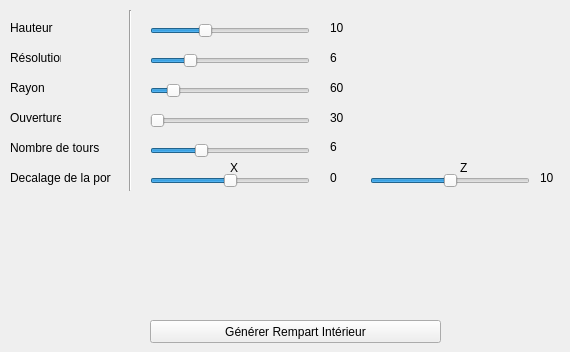
      <widget class="QWidget" name="shapes_rampart_int_tab">
       <attribute name="title">
        <string>Rempart interieur</string>
       </attribute>
       <widget class="QLabel" name="label">
        <property name="geometry">
         <rect>
          <x>10</x>
          <y>20</y>
          <width>51</width>
          <height>16</height>
         </rect>
        </property>
        <property name="text">
         <string>Hauteur</string>
        </property>
       </widget>
       <widget class="QLabel" name="label_2">
        <property name="geometry">
         <rect>
          <x>10</x>
          <y>50</y>
          <width>51</width>
          <height>16</height>
         </rect>
        </property>
        <property name="text">
         <string>Résolution</string>
        </property>
       </widget>
       <widget class="QLabel" name="label_3">
        <property name="geometry">
         <rect>
          <x>10</x>
          <y>80</y>
          <width>51</width>
          <height>16</height>
         </rect>
        </property>
        <property name="text">
         <string>Rayon</string>
        </property>
       </widget>
       <widget class="QLabel" name="label_4">
        <property name="geometry">
         <rect>
          <x>10</x>
          <y>110</y>
          <width>51</width>
          <height>16</height>
         </rect>
        </property>
        <property name="text">
         <string>Ouverture</string>
        </property>
       </widget>
       <widget class="QLabel" name="label_5">
        <property name="geometry">
         <rect>
          <x>10</x>
          <y>140</y>
          <width>101</width>
          <height>16</height>
         </rect>
        </property>
        <property name="text">
         <string>Nombre de tours</string>
        </property>
       </widget>
       <widget class="QLabel" name="label_6">
        <property name="geometry">
         <rect>
          <x>10</x>
          <y>170</y>
          <width>101</width>
          <height>16</height>
         </rect>
        </property>
        <property name="text">
         <string>Decalage de la porte</string>
        </property>
       </widget>
       <widget class="Line" name="line_4">
        <property name="geometry">
         <rect>
          <x>120</x>
          <y>10</y>
          <width>20</width>
          <height>181</height>
         </rect>
        </property>
        <property name="orientation">
         <enum>Qt::Vertical</enum>
        </property>
       </widget>
       <widget class="QSlider" name="ri_hauteur">
        <property name="geometry">
         <rect>
          <x>150</x>
          <y>20</y>
          <width>160</width>
          <height>22</height>
         </rect>
        </property>
        <property name="minimum">
         <number>5</number>
        </property>
        <property name="maximum">
         <number>20</number>
        </property>
        <property name="sliderPosition">
         <number>10</number>
        </property>
        <property name="orientation">
         <enum>Qt::Horizontal</enum>
        </property>
       </widget>
       <widget class="QSlider" name="ri_resolution">
        <property name="geometry">
         <rect>
          <x>150</x>
          <y>50</y>
          <width>160</width>
          <height>22</height>
         </rect>
        </property>
        <property name="minimum">
         <number>3</number>
        </property>
        <property name="maximum">
         <number>16</number>
        </property>
        <property name="value">
         <number>6</number>
        </property>
        <property name="orientation">
         <enum>Qt::Horizontal</enum>
        </property>
       </widget>
       <widget class="QSlider" name="ri_rayon">
        <property name="geometry">
         <rect>
          <x>150</x>
          <y>80</y>
          <width>160</width>
          <height>22</height>
         </rect>
        </property>
        <property name="minimum">
         <number>50</number>
        </property>
        <property name="maximum">
         <number>140</number>
        </property>
        <property name="value">
         <number>60</number>
        </property>
        <property name="orientation">
         <enum>Qt::Horizontal</enum>
        </property>
       </widget>
       <widget class="QSlider" name="ri_ouverture">
        <property name="geometry">
         <rect>
          <x>150</x>
          <y>110</y>
          <width>160</width>
          <height>22</height>
         </rect>
        </property>
        <property name="minimum">
         <number>30</number>
        </property>
        <property name="maximum">
         <number>120</number>
        </property>
        <property name="orientation">
         <enum>Qt::Horizontal</enum>
        </property>
       </widget>
       <widget class="QSlider" name="ri_tours">
        <property name="geometry">
         <rect>
          <x>150</x>
          <y>140</y>
          <width>160</width>
          <height>22</height>
         </rect>
        </property>
        <property name="maximum">
         <number>20</number>
        </property>
        <property name="value">
         <number>6</number>
        </property>
        <property name="orientation">
         <enum>Qt::Horizontal</enum>
        </property>
       </widget>
       <widget class="QSlider" name="ri_decalageX">
        <property name="geometry">
         <rect>
          <x>150</x>
          <y>170</y>
          <width>160</width>
          <height>22</height>
         </rect>
        </property>
        <property name="minimum">
         <number>-20</number>
        </property>
        <property name="maximum">
         <number>20</number>
        </property>
        <property name="orientation">
         <enum>Qt::Horizontal</enum>
        </property>
       </widget>
       <widget class="QSlider" name="ri_decalageZ">
        <property name="geometry">
         <rect>
          <x>370</x>
          <y>170</y>
          <width>160</width>
          <height>22</height>
         </rect>
        </property>
        <property name="minimum">
         <number>-20</number>
        </property>
        <property name="maximum">
         <number>20</number>
        </property>
        <property name="orientation">
         <enum>Qt::Horizontal</enum>
        </property>
       </widget>
       <widget class="QLabel" name="label_28">
        <property name="geometry">
         <rect>
          <x>230</x>
          <y>160</y>
          <width>16</width>
          <height>16</height>
         </rect>
        </property>
        <property name="text">
         <string>X</string>
        </property>
       </widget>
       <widget class="QLabel" name="label_29">
        <property name="geometry">
         <rect>
          <x>460</x>
          <y>160</y>
          <width>16</width>
          <height>16</height>
         </rect>
        </property>
        <property name="text">
         <string>Z</string>
        </property>
       </widget>
       <widget class="QLabel" name="label_46">
        <property name="geometry">
         <rect>
          <x>330</x>
          <y>20</y>
          <width>51</width>
          <height>16</height>
         </rect>
        </property>
        <property name="text">
         <string>&lt;html&gt;&lt;head/&gt;&lt;body&gt;&lt;p&gt;10&lt;/p&gt;&lt;/body&gt;&lt;/html&gt;</string>
        </property>
       </widget>
       <widget class="QLabel" name="label_47">
        <property name="geometry">
         <rect>
          <x>330</x>
          <y>50</y>
          <width>51</width>
          <height>16</height>
         </rect>
        </property>
        <property name="text">
         <string>&lt;html&gt;&lt;head/&gt;&lt;body&gt;&lt;p&gt;6&lt;/p&gt;&lt;/body&gt;&lt;/html&gt;</string>
        </property>
       </widget>
       <widget class="QLabel" name="label_48">
        <property name="geometry">
         <rect>
          <x>330</x>
          <y>80</y>
          <width>51</width>
          <height>16</height>
         </rect>
        </property>
        <property name="text">
         <string>60</string>
        </property>
       </widget>
       <widget class="QLabel" name="label_49">
        <property name="geometry">
         <rect>
          <x>330</x>
          <y>110</y>
          <width>51</width>
          <height>16</height>
         </rect>
        </property>
        <property name="text">
         <string>30</string>
        </property>
       </widget>
       <widget class="QLabel" name="label_50">
        <property name="geometry">
         <rect>
          <x>330</x>
          <y>140</y>
          <width>51</width>
          <height>16</height>
         </rect>
        </property>
        <property name="text">
         <string>&lt;html&gt;&lt;head/&gt;&lt;body&gt;&lt;p&gt;6&lt;br/&gt;&lt;/p&gt;&lt;/body&gt;&lt;/html&gt;</string>
        </property>
       </widget>
       <widget class="QLabel" name="label_51">
        <property name="geometry">
         <rect>
          <x>330</x>
          <y>170</y>
          <width>21</width>
          <height>16</height>
         </rect>
        </property>
        <property name="text">
         <string>&lt;html&gt;&lt;head/&gt;&lt;body&gt;&lt;p&gt;0&lt;/p&gt;&lt;/body&gt;&lt;/html&gt;</string>
        </property>
       </widget>
       <widget class="QLabel" name="label_52">
        <property name="geometry">
         <rect>
          <x>540</x>
          <y>170</y>
          <width>21</width>
          <height>16</height>
         </rect>
        </property>
        <property name="text">
         <string>&lt;html&gt;&lt;head/&gt;&lt;body&gt;&lt;p&gt;10&lt;/p&gt;&lt;/body&gt;&lt;/html&gt;</string>
        </property>
       </widget>
       <widget class="QPushButton" name="generate_ri_button">
        <property name="geometry">
         <rect>
          <x>150</x>
          <y>320</y>
          <width>291</width>
          <height>23</height>
         </rect>
        </property>
        <property name="text">
         <string>Générer Rempart Intérieur</string>
        </property>
       </widget>
      </widget>
